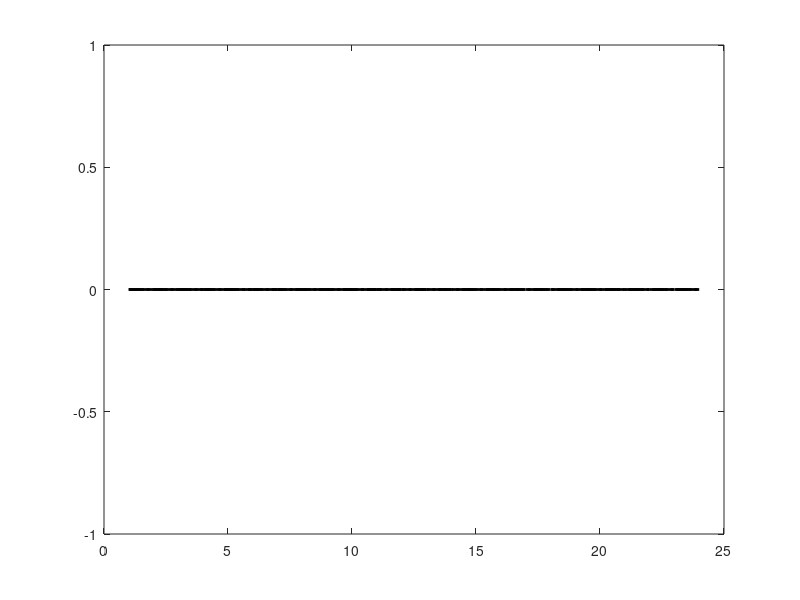

The MATLAB script that drew this image: (Note: this script raises an error after producing the figure.)
%Description:
%Diurnal variations of precipitaion frequency
% History:
% 2021.09.16 by zhangtc
clear
mons = {'Jun.','Jul.','Aug.','Sept.','Oct.',...
    'Nov.','Dec.','Jan.','Feb.','Mar.','Apr.','May.'};

rain2019_2020 = zeros(1,24);
rain2020_2021 = zeros(1,24);
rain2019con = zeros(1,24);
rain2020con = zeros(1,24);
rain2019str = zeros(1,24);
rain2020str = zeros(1,24);

file_root = 'E:\DATA\OTTParsivel\nonQC2019-\';
file_day = dir([file_root,'*.h5']);

temp_time2019 = datenum(2019,5,31);
temp_time2020 = datenum(2020,5,31);

for fnum = 1 : length(file_day)
    tempc = zeros(1440,1);
    temps = zeros(1440,1);
    fname = [file_root,file_day(fnum).name];
    rainflag = h5read(fname,'/rainflag');
    typeflag = h5read(fname,'/typeflag');
    temp_t = datenum(fix(str2double(file_day(fnum).name(1:4))),...
        fix(str2double(file_day(fnum).name(5:6))),...
        fix(str2double(file_day(fnum).name(7:8))));
    
    temp_day = temp_t - temp_time2019;
    tempc(typeflag == 1) = 1;
    temps(typeflag == 2) = 1;
    if   temp_day >0
        if temp_day < 367
            rain2019_2020 = rain2019_2020 + sum(reshape(rainflag,[60 24]));
            
            rain2019con = rain2019con + sum(reshape(tempc,[60 24]));
            rain2019str = rain2019str + sum(reshape(temps,[60 24]));
        else
            if temp_day < 732
                temp_day = temp_t - temp_time2020;
                rain2020_2021 = rain2020_2021 + sum(reshape(rainflag,[60 24]));
                
                rain2020con = rain2020con + sum(reshape(tempc,[60 24]));
                rain2020str = rain2020str + sum(reshape(temps,[60 24]));
            end
        end
    end
end

rain = rain2019_2020 + rain2020_2021;
rain_con = rain2019con + rain2020con;
rain_str = rain2019str + rain2020str;
figure;
ax = gca;
p1 = plot(rain,'DisplayName','Total','Color','k','LineStyle','-','LineWidth',2);
hold on;
p2 = plot(rain_con,'DisplayName','Convective','Color','k','LineStyle','--','LineWidth',2);
p3 = plot(rain_str,'DisplayName','Stratiform','Color','k','LineStyle',':','LineWidth',2);
hold off;
ax.FontSize = 10;
ax.TickLength = [0.01 0.01];
ax.LineWidth = 1.2;
ax.XLim = [1 24];
ax.XTick = 0:3:24;
ax.XTickLabel = {'0:00','3:00','6:00','9:00','12:00','15:00','18:00','21:00','24:00'};
ax.YLabel.String = 'Frequency';
legend('Location','Northwest');
title('Diurnal variations of precipitaion frequency');
set(gcf,'Position',[1,1,600,300]);
saveas(gcf,['D:\DATA\OTTParsivel\Pictures\new\','Rainon_non.png']);
% saveas(gcf,['E:\DATA\OTTParsivel\Pictures\new\','Rainon_non.png']);

% clear